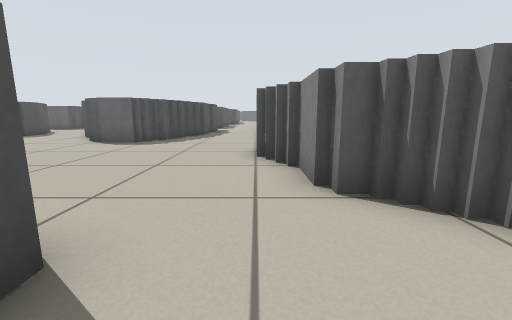
View 1 (above)

24 first-person views from a walk through a robot-simulator world made for Stage. The camera is 0.5 m above the floor, tilts 10° down and sees 90° across. Floor lines are 1 m apart. The floor is counted in squares, 0.5 m on a side. Each view is taken from the middle of a square. On the plan, view 1 faces up. The plan holds only what a view shows up to about 11 squares ahead; the rest is blank. The place goes on beyond the plan. The robots in the file are not drawn.

View 2
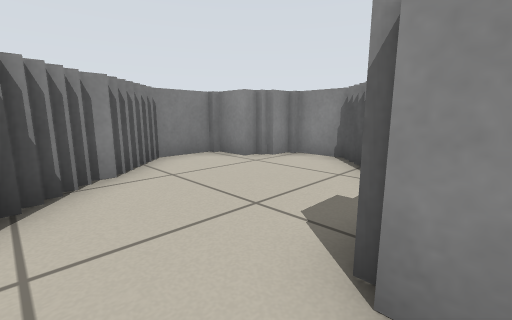

View 3
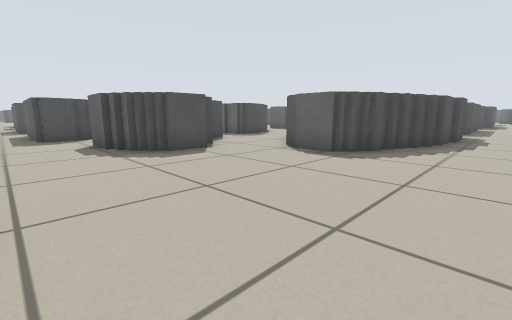

View 4
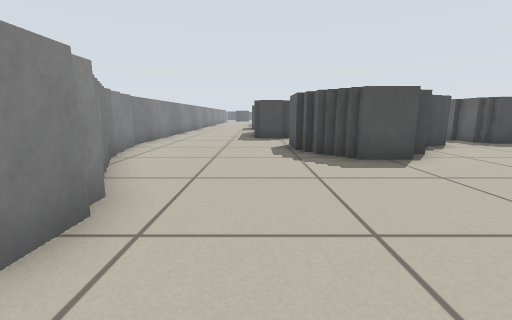

View 5
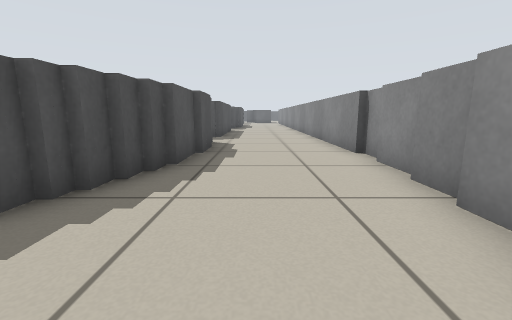

View 6
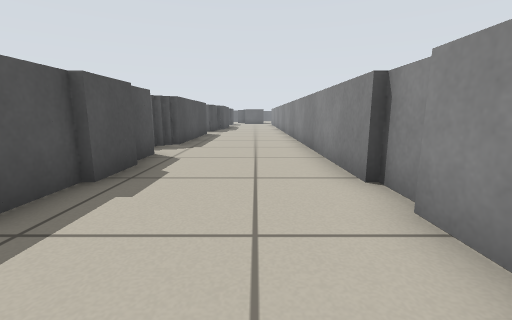

View 7
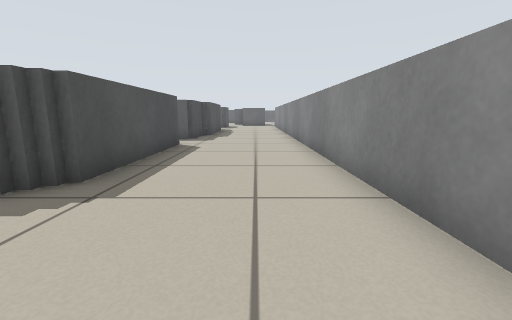

View 8
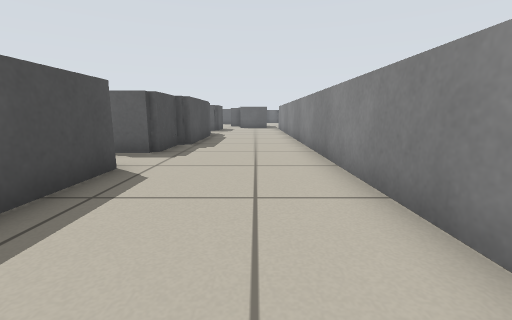

View 9
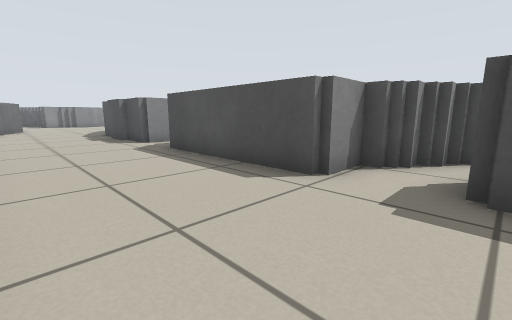

View 10
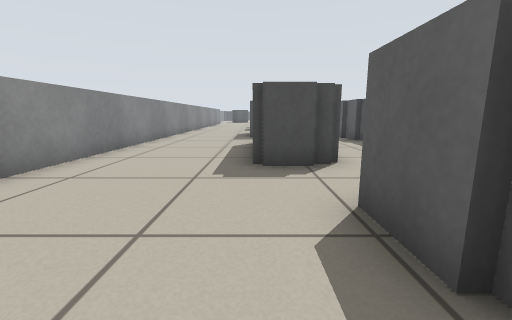

View 11
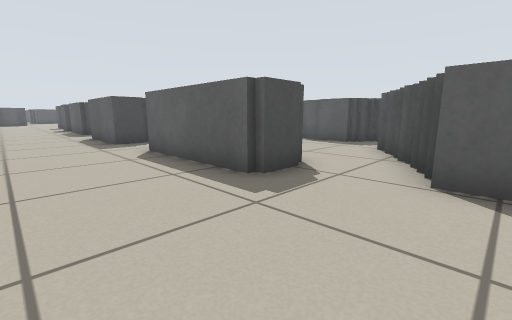

View 12
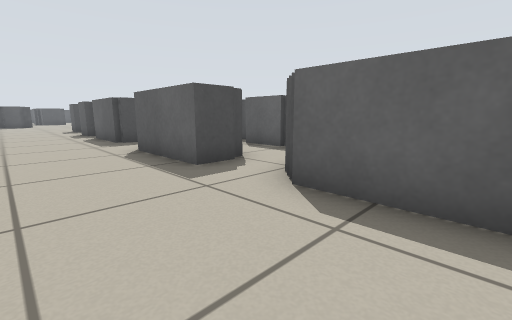

View 13
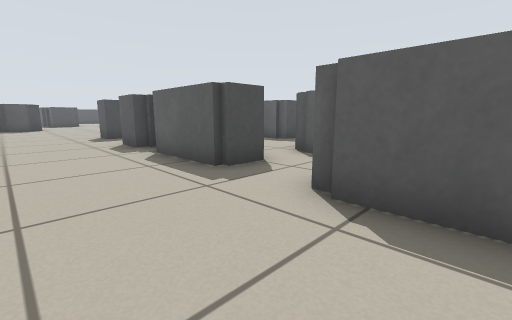

View 14
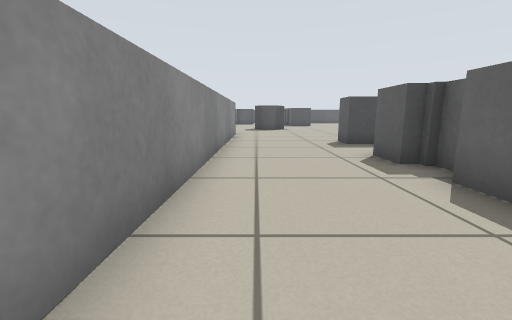

View 15
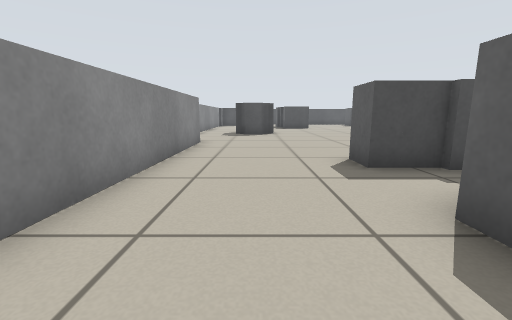

View 16
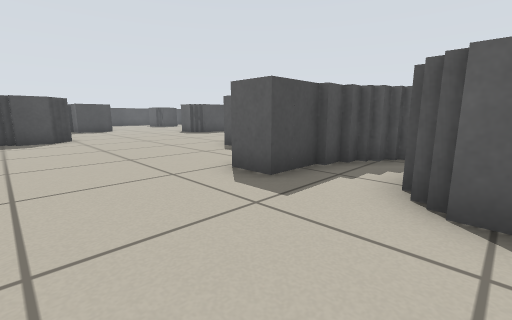

View 17
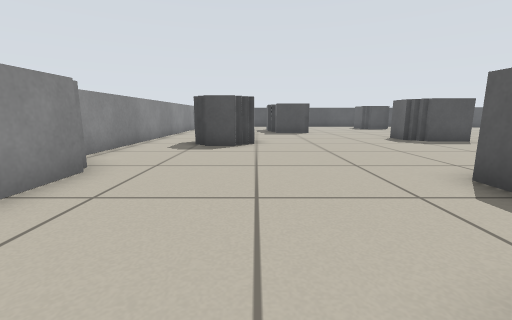

View 18
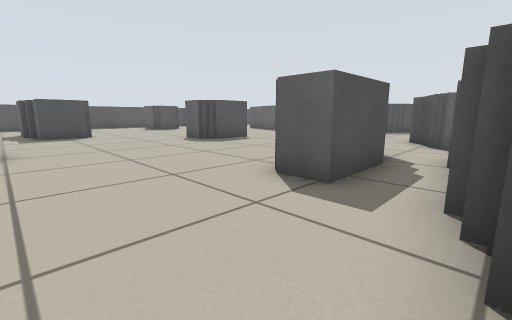

View 19
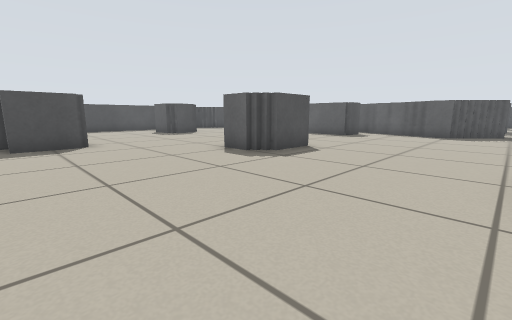

View 20
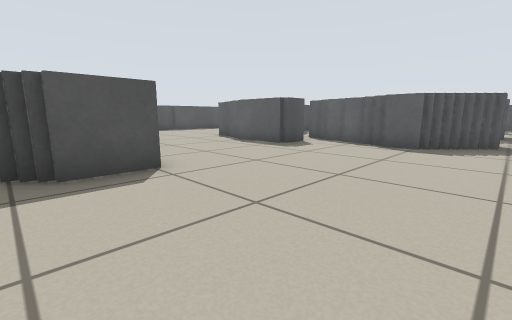

View 21
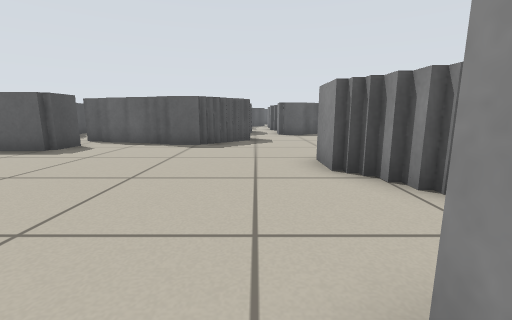

View 22
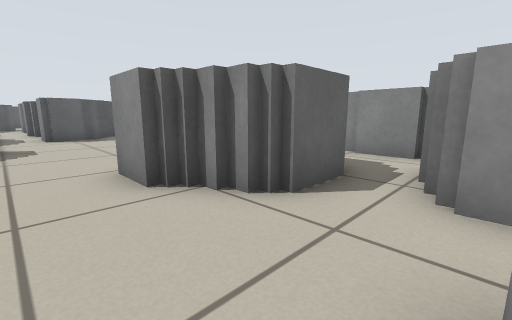

View 23
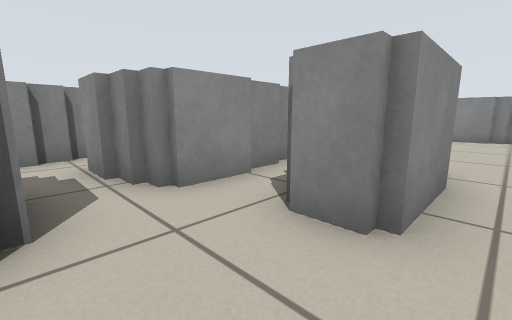

View 24
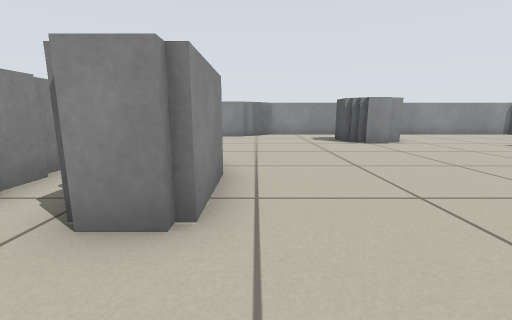

### Floor plan
Key: @ floor where view 1 was taken; # wall or solid block; . floor; T thing the floor can be seen under or through.
Columns run from 44 left of view 1 to 4 right of it. Each row starts with its distance up from view 1.
 27                                        ###....#
 26                                        #......#
 25                                        ###....#
 24                                          #....#
 23       ####                               #....#
 22       .###                               #....#
 21       ....                               #....#
 20       #...                               #....#
 19 ##   ##...                               #....#
 18 ######...                                #....#
 17 #........                                #....#
 16 #........                                ##...#
 15 ........#                                ##...#
 14 ........#                                #....#
 13 ........#    #                   #       #....#
 12 ........###  #                  ##.      #... #
 11  #........#                   #  ....## ##...##
 10  #.....TTT##                #### ##...###....#
  9 ##.....TTT#                  ..#### .........
  8 .......#TT#            ####  ...#  ##.......
  7 .......##.###     ##  ##........## ##.......
  6 ..........####     ..  ...     T.####.......##
  5 ..........##.###   #.   #.##   T.###.........#
  4 ..........##.#######.####..#####.............#
  3 .##..........................................##
  2 .###.................................. ####...##
  1 . ##................................###   #....##
  0 ......##############     ############      .@...#
 -1 #######                                     ...##
 -2                                             #.##
 -3                                             ###

Where each view was taken, in squares from view 1:
view 1: 0 up, 0 right, facing up
view 2: 3 up, 2 left, facing down-right
view 3: 3 up, 1 left, facing up-left
view 4: 4 up, 2 left, facing left
view 5: 8 up, 1 left, facing up
view 6: 11 up, 0 right, facing up
view 7: 16 up, 0 right, facing up
view 8: 20 up, 0 right, facing up
view 9: 27 up, 1 right, facing down-left
view 10: 4 up, 8 left, facing left
view 11: 1 up, 10 left, facing up-left
view 12: 1 up, 15 left, facing up-left
view 13: 1 up, 21 left, facing up-left
view 14: 1 up, 24 left, facing left
view 15: 2 up, 28 left, facing left
view 16: 1 up, 30 left, facing up-left
view 17: 3 up, 33 left, facing left
view 18: 3 up, 34 left, facing up-left
view 19: 4 up, 38 left, facing up-left
view 20: 9 up, 38 left, facing up-left
view 21: 9 up, 38 left, facing up
view 22: 10 up, 38 left, facing up-right
view 23: 12 up, 38 left, facing down-right
view 24: 12 up, 38 left, facing down
